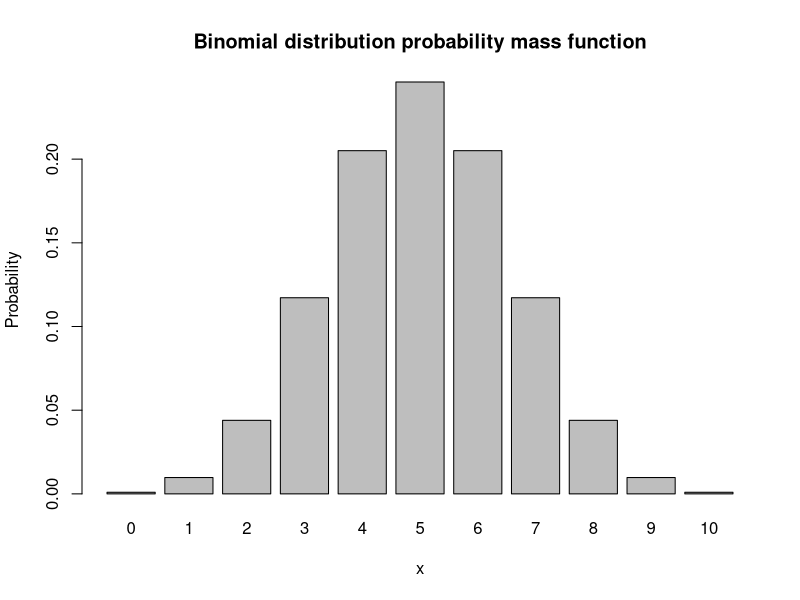
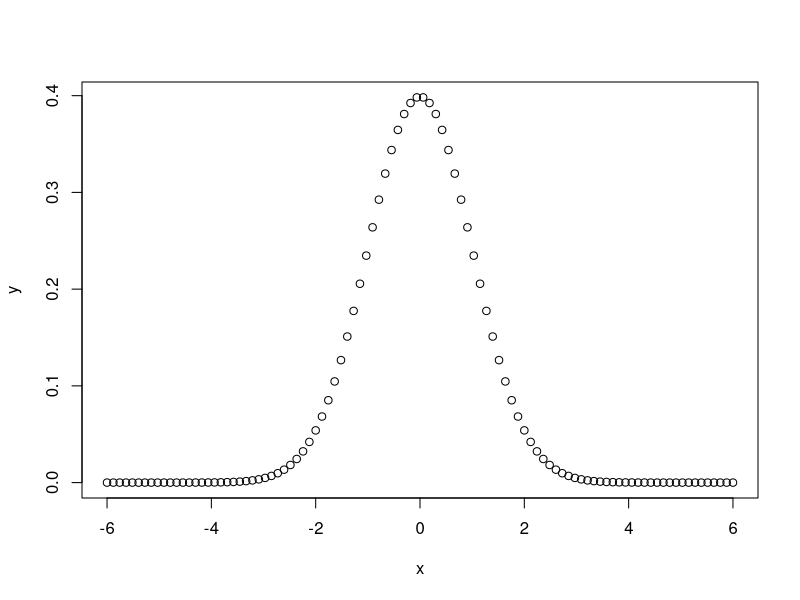
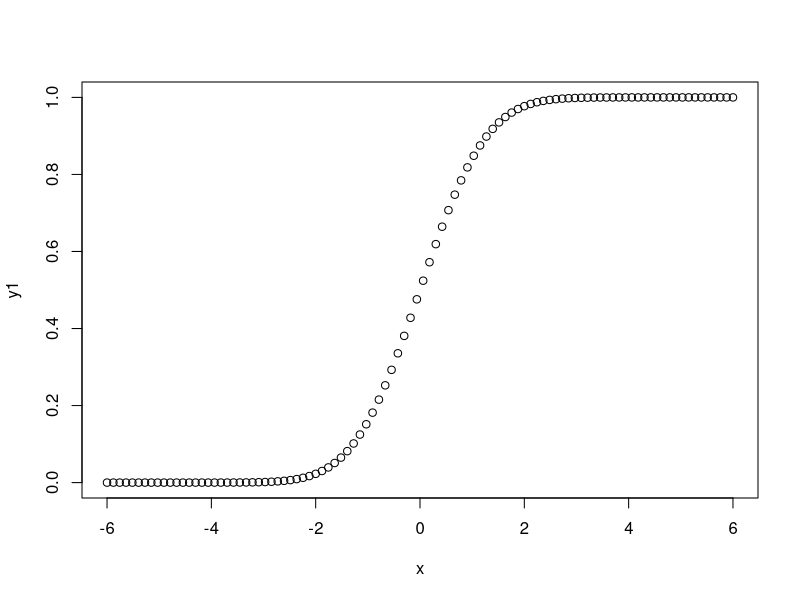
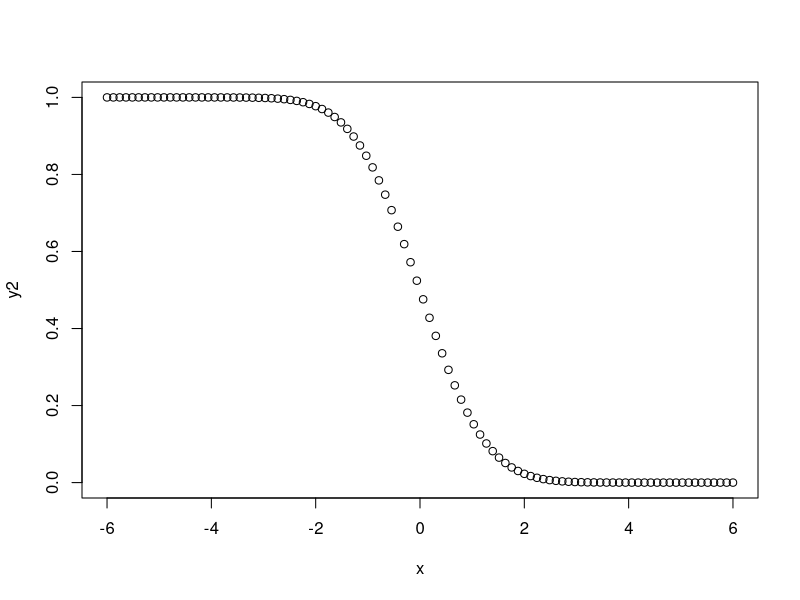

Here is the R script that generated these plots, in order:
## probability mass function of a Binomial distribution

x <- seq(0,10,by=1)
y <- dbinom(x, size=10, prob=0.5)
#jpeg("Ch1_Binomial.jpeg", width = 6, height = 4, units = 'in', res = 1800)  # save the plot as jpeg format
barplot(y, names=x, xlab = "x", ylab="Probability", main = "Binomial distribution probability mass function")
#dev.off()

## PDF, CDF and reliability of a Normal distribution

x <- seq(-6,6,length=100)
y <- dnorm(x,mean=0,sd=1) # calculate the pdf of a Normal distribution
#jpeg("Ch1_PDF.jpeg", width = 6, height = 4, units = 'in', res = 1800)  # save the plot as jpeg format
plot(x,y)  # generate pdf plot
#dev.off()

y1 <- pnorm(x,mean=0,sd=1) # calculate the cdf of a Normal distribution
#jpeg("Ch1_CDF.jpeg", width = 6, height = 4, units = 'in', res = 1800)  # save the plot as jpeg format
plot(x,y1)  # generate cdf plot
#dev.off()

#jpeg("Ch1_reliability.jpeg", width = 6, height = 4, units = 'in', res = 1800)  # save the plot as jpeg format
y2 <- 1-y1  # calculate 1-cdf (reliability)
plot(x,y2)  # generate reliability plot
#dev.off()